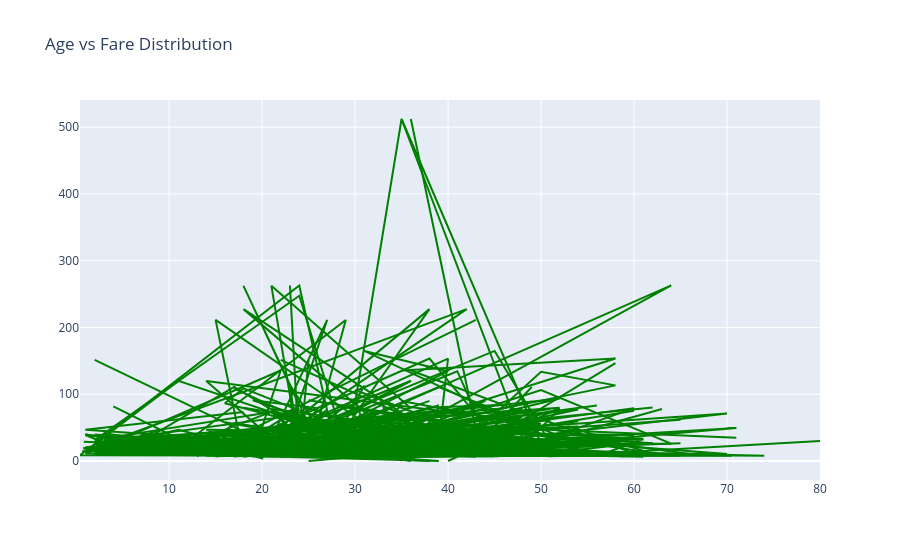

The notebook cell this image was saved under:
### Code cell
trace = go.Scatter(x=data['Age'],y=data['Fare'],
                   marker={'color':'green'})
layout = go.Layout(
                    title = "Age vs Fare Distribution")
fig = go.Figure(data=trace,layout=layout)
fig.show()

### Figure 1 — Plotly figure (JSON) as saved in the notebook; plotly's stock layout.template omitted (floating-point values rounded to 4 significant figures; data arrays with more than 128 entries replaced by an {"elided": "..."} marker saying what was removed)
{"data": [{"marker": {"color": "green"}, "type": "scatter", "x": {"elided": "891 float values"}, "y": {"elided": "891 float values"}}], "layout": {"title": {"text": "Age vs Fare Distribution"}}}
